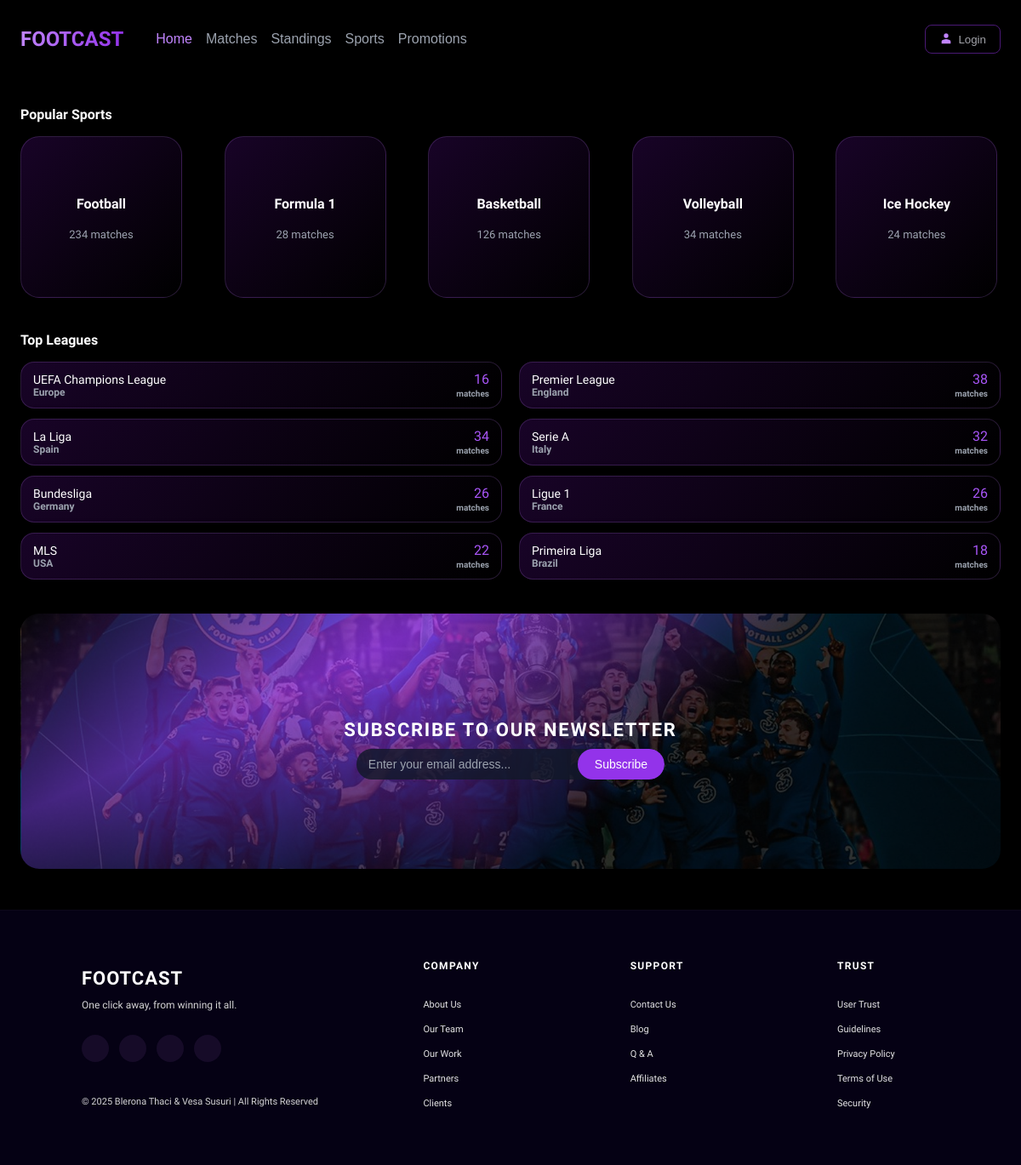
The app's page /sports.php with its own data.
### tables this page shows
CREATE TABLE `sports_page_sections` (
  `id` int(11) NOT NULL,
  `popular_sports_title` varchar(120) NOT NULL,
  `top_leagues_title` varchar(120) NOT NULL,
  `newsletter_title` varchar(160) NOT NULL,
  `newsletter_placeholder` varchar(160) NOT NULL,
  `newsletter_button_text` varchar(60) NOT NULL,
  `created_at` timestamp NOT NULL DEFAULT current_timestamp(),
  `updated_at` timestamp NOT NULL DEFAULT current_timestamp() ON UPDATE current_timestamp()
);

CREATE TABLE `sports_page_sports` (
  `id` int(11) NOT NULL,
  `sport_name` varchar(120) NOT NULL,
  `matches_count` int(11) NOT NULL DEFAULT 0,
  `matches_label` varchar(40) NOT NULL DEFAULT 'matches',
  `sort_order` int(11) NOT NULL DEFAULT 0,
  `is_active` tinyint(1) NOT NULL DEFAULT 1
);

CREATE TABLE `sports_page_leagues` (
  `id` int(11) NOT NULL,
  `league_title` varchar(160) NOT NULL,
  `league_country` varchar(120) NOT NULL,
  `matches_count` int(11) NOT NULL DEFAULT 0,
  `matches_label` varchar(40) NOT NULL DEFAULT 'matches',
  `sort_order` int(11) NOT NULL DEFAULT 0,
  `is_active` tinyint(1) NOT NULL DEFAULT 1
);

### admin-dashboard/assets/includes/SportsRepository.php (called while the page is built, shortened)
<?php
final class SportsRepository{
    private mysqli $db;
    public function __construct(mysqli $db){
        $this->db = $db;
    }
    public function getSections(): array{
        $stmt = $this->db->prepare(
            'SELECT id, popular_sports_title, top_leagues_title, newsletter_title, newsletter_placeholder, newsletter_button_text, updated_at
             FROM sports_page_sections
             ORDER BY id DESC'
        );
        return $this->fetchAll($stmt);
    }
    public function getSports(): array{
        $stmt = $this->db->prepare(
            'SELECT id, sport_name, matches_count, matches_label, sort_order, is_active
             FROM sports_page_sports
             ORDER BY sort_order ASC, id ASC'
        );
        return $this->fetchAll($stmt);
    }
    public function getLeagues(): array{
        $stmt = $this->db->prepare(
            'SELECT id, league_title, league_country, matches_count, matches_label, sort_order, is_active
             FROM sports_page_leagues
             ORDER BY sort_order ASC, id ASC'
        );
        return $this->fetchAll($stmt);
    }
    private function fetchAll(?mysqli_stmt $stmt): array{
        $stmt->execute();
        $result = $stmt->get_result();
        $rows = [];
        if ($result) {
            while ($row = $result->fetch_assoc()) {
                $rows[] = $row;
            }
        }
        return $rows;
    }
}

### sports.php (the view, shortened to what this page needs)
<?php
require_once __DIR__ . '/admin-dashboard/assets/includes/SportsRepository.php';
$db = footcast_db();
$sportsRepository = new SportsRepository($db);
$sectionsRows = $sportsRepository->getSections();
$sportsRows = $sportsRepository->getSports();
$leaguesRows = $sportsRepository->getLeagues();
$sections = $sectionsRows[0] ?? [
  'popular_sports_title' => 'Popular Sports',
  'top_leagues_title' => 'Top Leagues',
  'newsletter_title' => 'SUBSCRIBE TO OUR NEWSLETTER',
  'newsletter_placeholder' => 'Enter your email address...',
  'newsletter_button_text' => 'Subscribe',
];
$sportsDefaults = [
  ['sport_name' => 'Football', 'matches_count' => 234, 'matches_label' => 'matches', 'sort_order' => 1],
  ['sport_name' => 'Formula 1', 'matches_count' => 28, 'matches_label' => 'matches', 'sort_order' => 2],
  ['sport_name' => 'Basketball', 'matches_count' => 126, 'matches_label' => 'matches', 'sort_order' => 3],
  ['sport_name' => 'Volleyball', 'matches_count' => 34, 'matches_label' => 'matches', 'sort_order' => 4],
  ['sport_name' => 'Ice Hockey', 'matches_count' => 24, 'matches_label' => 'matches', 'sort_order' => 5],
];
$activeSports = array_values(array_filter($sportsRows, fn($row) => (int) ($row['is_active'] ?? 0) === 1));
usort($activeSports, fn($a, $b) => ($a['sort_order'] ?? 0) <=> ($b['sort_order'] ?? 0));
$leaguesDefaults = [
  ['league_title' => 'UEFA Champions League', 'league_country' => 'Europe', 'matches_count' => 16, 'matches_label' => 'matches', 'sort_order' => 1],
  ['league_title' => 'Premier League', 'league_country' => 'England', 'matches_count' => 38, 'matches_label' => 'matches', 'sort_order' => 2],
  ['league_title' => 'La Liga', 'league_country' => 'Spain', 'matches_count' => 34, 'matches_label' => 'matches', 'sort_order' => 3],
  ['league_title' => 'Serie A', 'league_country' => 'Italy', 'matches_count' => 32, 'matches_label' => 'matches', 'sort_order' => 4],
  ['league_title' => 'Bundesliga', 'league_country' => 'Germany', 'matches_count' => 26, 'matches_label' => 'matches', 'sort_order' => 5],
  ['league_title' => 'Ligue 1', 'league_country' => 'France', 'matches_count' => 26, 'matches_label' => 'matches', 'sort_order' => 6],
  ['league_title' => 'MLS', 'league_country' => 'USA', 'matches_count' => 22, 'matches_label' => 'matches', 'sort_order' => 7],
  ['league_title' => 'Primeira Liga', 'league_country' => 'Brazil', 'matches_count' => 18, 'matches_label' => 'matches', 'sort_order' => 8],
];
$activeLeagues = array_values(array_filter($leaguesRows, fn($row) => (int) ($row['is_active'] ?? 0) === 1));
usort($activeLeagues, fn($a, $b) => ($a['sort_order'] ?? 0) <=> ($b['sort_order'] ?? 0));
?>
<!DOCTYPE html>
<html lang="en">
<head>
  <link rel="stylesheet" href="./assets/css/sports.css" />
  <link rel="stylesheet" href="./assets/css/matches.css">
</head>
<body>
  <?php
    include("./assets/php/header.php")
  ?>
    <main class="main">
      <section class="section">
        <h2 class="section-title"><?php echo htmlspecialchars($sections['popular_sports_title'] ?? 'Popular Sports', ENT_QUOTES, 'UTF-8'); ?></h2>
        <div class="popular-sports-row">
          <?php $sportsList = $activeSports ?: $sportsDefaults; ?>
          <?php foreach ($sportsList as $sport): ?>
            <article class="sport-card">
              <h3 class="sport-name"><?php echo htmlspecialchars($sport['sport_name'] ?? '', ENT_QUOTES, 'UTF-8'); ?></h3>
              <p class="sport-sub">
                <?php echo htmlspecialchars((string) ($sport['matches_count'] ?? 0), ENT_QUOTES, 'UTF-8'); ?>
                <?php echo htmlspecialchars($sport['matches_label'] ?? 'matches', ENT_QUOTES, 'UTF-8'); ?>
              </p>
            </article>
          <?php endforeach; ?>
        </div>
      </section>
      <section class="section">
        <h2 class="section-title"><?php echo htmlspecialchars($sections['top_leagues_title'] ?? 'Top Leagues', ENT_QUOTES, 'UTF-8'); ?></h2>
        <div class="leagues-grid">
          <?php $leagueList = $activeLeagues ?: $leaguesDefaults; ?>
          <?php foreach ($leagueList as $league): ?>
            <article class="league-card">
              <div class="league-left">
                <div class="league-title"><?php echo htmlspecialchars($league['league_title'] ?? '', ENT_QUOTES, 'UTF-8'); ?></div>
                <div class="league-country"><?php echo htmlspecialchars($league['league_country'] ?? '', ENT_QUOTES, 'UTF-8'); ?></div>
              </div>
              <div class="league-right">
                <span class="league-count"><?php echo htmlspecialchars((string) ($league['matches_count'] ?? 0), ENT_QUOTES, 'UTF-8'); ?></span>
                <span class="league-label"><?php echo htmlspecialchars($league['matches_label'] ?? 'matches', ENT_QUOTES, 'UTF-8'); ?></span>
              </div>
            </article>
          <?php endforeach; ?>
        </div>
      </section>
      <section class="newsletter">
        <div class="newsletter-overlay">
          <h2 class="newsletter-title"><?php echo htmlspecialchars($sections['newsletter_title'] ?? 'SUBSCRIBE TO OUR NEWSLETTER', ENT_QUOTES, 'UTF-8'); ?></h2>
          <form class="newsletter-form">
            <input
              type="email"
              class="input-newsletter"
              placeholder="<?php echo htmlspecialchars($sections['newsletter_placeholder'] ?? 'Enter your email address...', ENT_QUOTES, 'UTF-8'); ?>"
              required
            />
            <button type="submit" class="btn-newsletter">
              <?php echo htmlspecialchars($sections['newsletter_button_text'] ?? 'Subscribe', ENT_QUOTES, 'UTF-8'); ?>
            </button>
          </form>
        </div>
      </section>
    </main>
  <?php
    include('./assets/php/footer.php');
  ?>
</body>
</html>

### assets/css/sports.css (style rules this page uses)
* { box-sizing: border-box; }
body { margin: 0; font-family: "Krona One", sans-serif; background: #000; color: #fff; padding-top: 80px; overflow-x: hidden; -webkit-font-smoothing: antialiased; -moz-osx-font-smoothing: grayscale; }
h1, h2, h3, h4, h5, h6 { font-family: "Krona One", sans-serif; }
p,span { font-family: "Nunito Sans", sans-serif; }
.league-country, .league-label { font-family: "Nunito Sans", sans-serif; font-weight: 600; }
.main { flex: 1; max-width: 1200px; margin: 0 auto; padding: 32px 24px 48px; }
.section { margin-bottom: 40px; }
.section-title { font-size: 16px; color: #ffffff; margin-bottom: 16px; }
.popular-sports-row { display: flex; flex-wrap: wrap; gap: 3.1rem; }
.sport-card { width: 190px; height: 190px; border-radius: 22px; background: linear-gradient(135deg, #7611bf34 0%, #000000 100%); box-shadow: 0 5px 20px rgba(0, 0, 0, 0.4); border: 1px solid rgba(192, 132, 252, 0.2); transition: all 0.3s ease; display: flex; flex-direction: column; align-items: center; justify-content: center; text-align: center; }
.sport-name { font-size: 16px; margin-bottom: 6px; }
.sport-sub { font-size: 13px; color: #9ca3af; }
.leagues-grid { display: grid; grid-template-columns: repeat(2, minmax(0, 1fr)); gap: 12px 20px; }
.league-card { background: linear-gradient(135deg, #7611bf34 0%, #000000 100%); box-shadow: 0 5px 20px rgba(0, 0, 0, 0.4); border: 1px solid rgba(192, 132, 252, 0.2); border-radius: 16px; padding: 10px 14px; display: flex; align-items: center; justify-content: space-between; }
.league-left { display: flex; flex-direction: column; }
.league-title { font-size: 14px; }
.league-country { font-size: 12px; color: #9ca3af; }
.league-right { text-align: right; font-size: 12px; color: #9ca3af; }
.league-count { display: block; font-size: 16px; color: #a855f7; }
.league-label { font-size: 10px; }
.newsletter { margin-top: 40px; border-radius: 22px; overflow: hidden; position: relative; height: 300px; background-image: url("../images/banners/chels.png"); background-size: cover; background-position: center; }
.newsletter-overlay { position: absolute; inset: 0; display: flex; flex-direction: column; align-items: center; justify-content: center; text-align: center; padding: 24px; }
.newsletter-title { font-size: 22px; letter-spacing: 0.08em; font-weight: 700; margin-bottom: 10px; }
.newsletter-form { display: flex; align-items: center; gap: 0; background: rgba(17, 24, 39, 0.8); border-radius: 999px; overflow: hidden; }
.input-newsletter { border: none; background: transparent; padding: 10px 14px; font-size: 14px; color: #f9fafb; width: 260px; }
.input-newsletter::placeholder { color: #9ca3af; }
.btn-newsletter { border-radius: 999px; font-size: 14px; background-color: #9333ea; border: none; color: white; padding: 10px 20px; }

### assets/css/matches.css (style rules this page uses)
* { box-sizing: border-box; }
body { margin: 0; font-family: "Krona One", sans-serif; background: #000; color: #fff; padding-top: 80px; overflow-x: hidden; -webkit-font-smoothing: antialiased; -moz-osx-font-smoothing: grayscale; }
h1, h2, h3, h4, h5, h6 { font-family: "Krona One", sans-serif; }

### records on screen
sports_page_sections: popular_sports_title "Popular Sports", top_leagues_title "Top Leagues", newsletter_title "SUBSCRIBE TO OUR NEWSLETTER", newsletter_placeholder "Enter your email address...", newsletter_button_text "Subscribe"
sports_page_sports: sport_name "Football", matches_count "234", matches_label "matches"
sports_page_sports: sport_name "Formula 1", matches_count "28", matches_label "matches"
sports_page_sports: sport_name "Basketball", matches_count "126", matches_label "matches"
sports_page_sports: sport_name "Volleyball", matches_count "34", matches_label "matches"
sports_page_sports: sport_name "Ice Hockey", matches_count "24", matches_label "matches"
sports_page_leagues: league_title "UEFA Champions League", league_country "Europe", matches_count "16", matches_label "matches"
sports_page_leagues: league_title "Premier League", league_country "England", matches_count "38", matches_label "matches"
sports_page_leagues: league_title "La Liga", league_country "Spain", matches_count "34", matches_label "matches"
sports_page_leagues: league_title "Serie A", league_country "Italy", matches_count "32", matches_label "matches"
sports_page_leagues: league_title "Bundesliga", league_country "Germany", matches_count "26", matches_label "matches"
sports_page_leagues: league_title "Ligue 1", league_country "France", matches_count "26", matches_label "matches"
sports_page_leagues: league_title "MLS", league_country "USA", matches_count "22", matches_label "matches"
sports_page_leagues: league_title "Primeira Liga", league_country "Brazil", matches_count "18", matches_label "matches"
